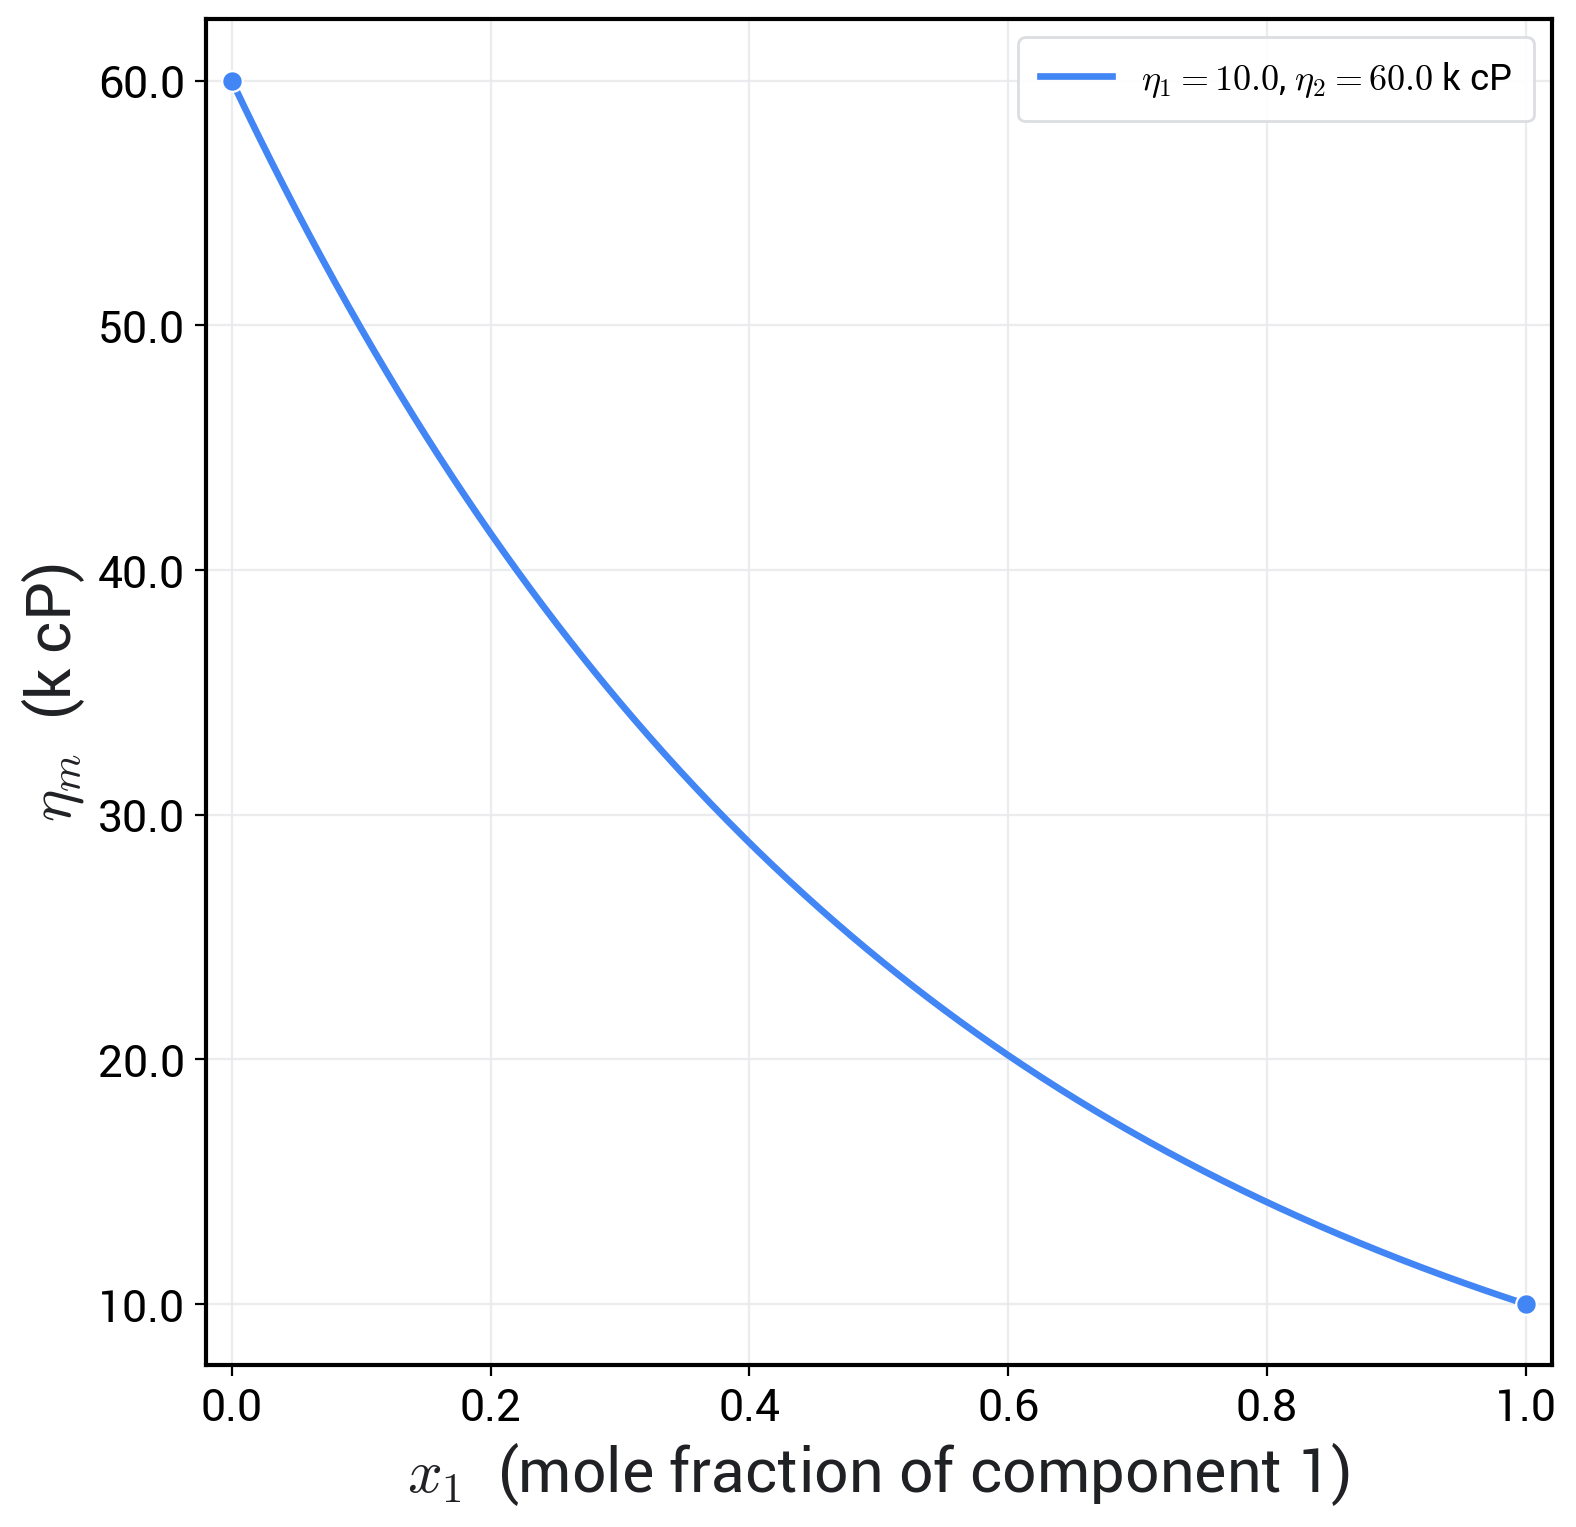

Write Python code to recreate this figure.
"""
Viscosity mixing model for silicone oil blends — Type I.

Formula (weighted log-linear mixing rule):
    ln(η_m) = (x1 · ln(η1) + α · x2 · ln(η2)) / (x1 + α · x2)

    α = (ρ1/ρ2)^J · (ln η1 / ln η2)^n
    Type I: J = 0, n = 0.2
    Same-density silicone oils → (ρ1/ρ2)^J = 1
        ∴  α = (ln η1 / ln η2)^0.2

x-axis : x1 — volume/mole fraction of component 1 (0 → 1)
y-axis : η_m — mixture viscosity (cP)

Output : Images/viscosity_mixing_model.svg  /  .png
Run    : python Images/viscosity_mixing_model.py
"""

from __future__ import annotations

from pathlib import Path

import matplotlib as mpl
import matplotlib.pyplot as plt
import numpy as np
from cycler import cycler

# --------------------------------------------------------------------------- #
# Google Material style — identical palette to pipeline_svg.ipynb             #
# --------------------------------------------------------------------------- #
GOOGLE_COLORS = [
    "#4285F4",  # Google Blue
    "#EA4335",  # Google Red
    "#FBBC04",  # Google Yellow
    "#34A853",  # Google Green
    "#FF6D01",  # Orange
    "#46BDC6",  # Teal
    "#7B1FA2",  # Purple
    "#9E9D24",  # Olive
    "#795548",  # Brown
    "#5F6368",  # Google Grey
]

google_rc: dict = {
    "font.family": "sans-serif",
    "font.sans-serif": ["Google Sans", "Roboto", "Product Sans", "Arial", "DejaVu Sans"],
    "font.size": 11,
    "axes.titlesize": 13,
    "axes.titleweight": "medium",
    "axes.labelsize": 11,
    "axes.labelweight": "regular",
    "legend.fontsize": 10,
    "xtick.labelsize": 10,
    "ytick.labelsize": 10,
    "figure.titlesize": 15,
    "figure.titleweight": "medium",
    # Surfaces
    "figure.facecolor": "white",
    "axes.facecolor": "white",
    "savefig.facecolor": "white",
    "figure.dpi": 110,
    "savefig.dpi": 200,
    "figure.autolayout": True,
    # Axes chrome
    "axes.edgecolor": "#DADCE0",
    "axes.linewidth": 1.0,
    "axes.spines.top": False,
    "axes.spines.right": False,
    "axes.labelcolor": "#202124",
    "axes.titlecolor": "#202124",
    "axes.titlepad": 12,
    "axes.axisbelow": True,
    # Grid
    "axes.grid": True,
    "grid.color": "#E8EAED",
    "grid.linestyle": "-",
    "grid.linewidth": 0.8,
    "grid.alpha": 0.9,
    # Ticks
    "xtick.color": "#5F6368",
    "ytick.color": "#5F6368",
    "xtick.direction": "out",
    "ytick.direction": "out",
    "xtick.major.size": 4,
    "ytick.major.size": 4,
    "xtick.major.width": 0.8,
    "ytick.major.width": 0.8,
    # Lines
    "lines.linewidth": 2.2,
    "lines.markersize": 6,
    "lines.markeredgewidth": 0,
    # Legend
    "legend.frameon": True,
    "legend.facecolor": "white",
    "legend.edgecolor": "#DADCE0",
    "legend.framealpha": 0.95,
    "legend.borderpad": 0.6,
    # Color cycle
    "axes.prop_cycle": cycler(color=GOOGLE_COLORS),
    # SVG: embed glyphs so math renders correctly without installed fonts
    "svg.fonttype": "path",
    "mathtext.fontset": "cm",
    "mathtext.default": "it",
}

# --------------------------------------------------------------------------- #
# Physics                                                                      #
# --------------------------------------------------------------------------- #
J = 0      # Type I
N = 0.2    # Type I exponent


def alpha(eta1: float, eta2: float) -> float:
    """Compute α for same-density silicone oils (ρ1/ρ2 = 1)."""
    # (ρ1/ρ2)^J = 1  →  α = (ln η1 / ln η2)^n
    return (np.log(eta1) / np.log(eta2)) ** N


def eta_mix(x1: np.ndarray, eta1: float, eta2: float) -> np.ndarray:
    """Return mixture viscosity array given x1 values (Type I model)."""
    x2 = 1.0 - x1
    a = alpha(eta1, eta2)
    ln_eta_m = (x1 * np.log(eta1) + a * x2 * np.log(eta2)) / (x1 + a * x2)
    return np.exp(ln_eta_m)


# --------------------------------------------------------------------------- #
# Silicone oil pairs to plot                                                   #
# (η1, η2) in cP  — same density, so α depends only on viscosity ratio        #
# --------------------------------------------------------------------------- #
PAIRS: list[tuple[float, float]] = [(10_000, 60_000)]

# --------------------------------------------------------------------------- #
# Build figure                                                                 #
# --------------------------------------------------------------------------- #
x1 = np.linspace(0.0, 1.0, 500)

with mpl.rc_context(google_rc):
    fig, ax = plt.subplots(figsize=(8, 8))

    # Square, all four spines visible (same convention as pipeline_svg)
    ax.set_box_aspect(1)
    for side in ("top", "right", "bottom", "left"):
        ax.spines[side].set_visible(True)
        ax.spines[side].set_color("black")
        ax.spines[side].set_linewidth(1.5)

    # Remove the default Google-rc top/right suppression inside the context
    ax.spines["top"].set_visible(True)
    ax.spines["right"].set_visible(True)

    ax.grid(True, color="#E8EAED", linewidth=0.8, alpha=0.9)

    for (eta1, eta2), color in zip(PAIRS, GOOGLE_COLORS):
        y = eta_mix(x1, eta1, eta2)
        label = (
            rf"$\eta_1={eta1/1_000:.1f}$, $\eta_2={eta2/1_000:.1f}$ k cP"
        )
        ax.plot(x1, y, color=color, linewidth=2.4, label=label)

        # Mark pure-component endpoints
        ax.scatter([0.0, 1.0], [eta2, eta1],
                   color=color, s=55, zorder=5, edgecolors="white", linewidths=0.8)

    # ---- axes labels --------------------------------------------------------
    ax.set_xlabel(r"$x_1$  (mole fraction of component 1)", fontsize=22, color="#202124")
    ax.set_ylabel(r"$\eta_m$  (k cP)", fontsize=22, color="#202124")
    ax.tick_params(axis="both", which="major", labelsize=16, color="black", labelcolor="black")
    # Write y-ticks in kilo-centipoise for readability
    yticks = ax.get_yticks()
    ax.set_yticklabels([f"{ytick/1_000:.1f}" for ytick in yticks])

    # Log scale — mixture spans many decades across pairs
    #ax.set_yscale("log")
    ax.set_xlim(-0.02, 1.02)

    # ---- legend ------------------------------------------------------------
    leg = ax.legend(
        fontsize=13,
        loc="upper right",
        frameon=True,
        framealpha=0.95,
        edgecolor="#DADCE0",
    )

    plt.tight_layout()

    out_dir = Path(__file__).parent
    fig.savefig(out_dir / "viscosity_mixing_model.svg", format="svg", bbox_inches="tight")
    fig.savefig(out_dir / "viscosity_mixing_model.png", bbox_inches="tight")
    print(f"Saved → {out_dir / 'viscosity_mixing_model.svg'}")
    print(f"Saved → {out_dir / 'viscosity_mixing_model.png'}")

    plt.show()
